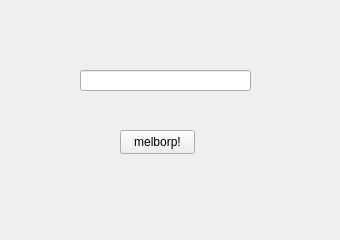
<?xml version="1.0" encoding="UTF-8"?>
<ui version="4.0">
 <class>MainWindow</class>
 <widget class="QMainWindow" name="MainWindow">
  <property name="geometry">
   <rect>
    <x>0</x>
    <y>0</y>
    <width>340</width>
    <height>240</height>
   </rect>
  </property>
  <property name="minimumSize">
   <size>
    <width>340</width>
    <height>240</height>
   </size>
  </property>
  <property name="maximumSize">
   <size>
    <width>340</width>
    <height>240</height>
   </size>
  </property>
  <property name="windowTitle">
   <string>MELBORP</string>
  </property>
  <widget class="QWidget" name="centralwidget">
   <widget class="QLineEdit" name="le_InOut">
    <property name="geometry">
     <rect>
      <x>80</x>
      <y>70</y>
      <width>171</width>
      <height>21</height>
     </rect>
    </property>
   </widget>
   <widget class="QPushButton" name="btn_melborp">
    <property name="geometry">
     <rect>
      <x>120</x>
      <y>130</y>
      <width>75</width>
      <height>24</height>
     </rect>
    </property>
    <property name="text">
     <string>melborp!</string>
    </property>
   </widget>
  </widget>
  <widget class="QMenuBar" name="menubar">
   <property name="geometry">
    <rect>
     <x>0</x>
     <y>0</y>
     <width>340</width>
     <height>22</height>
    </rect>
   </property>
  </widget>
 </widget>
 <resources/>
 <connections/>
</ui>
